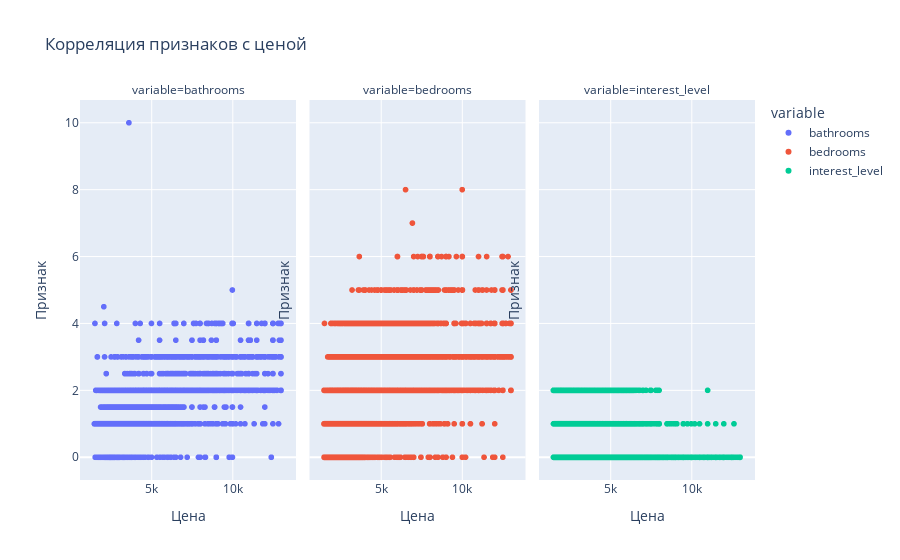

Notebook source saved alongside this figure:
### Markdown cell above
### Постройте диаграмму рассеивания для визуализации корреляции между признаками и целью. Вы должны вернуть 3 графика, где ось X — цель, а ось Y — признак.

### Code cell
fig = px.scatter(df, 
                 x='price', 
                 y=['bathrooms', 'bedrooms', 'interest_level'],
                 facet_col='variable',
                 facet_col_wrap=3,
                 title='Корреляция признаков с ценой')

fig.update_xaxes(title_text='Цена')
fig.update_yaxes(title_text='Признак')
fig.show()

### Figure 1 — Plotly figure (JSON) as saved in the notebook; plotly's stock layout.template omitted (floating-point values rounded to 4 significant figures; data arrays with more than 128 entries replaced by an {"elided": "..."} marker saying what was removed)
{"data": [{"hovertemplate": "variable=bathrooms<br>price=%{x}<br>value=%{y}<extra></extra>", "legendgroup": "bathrooms", "marker": {"color": "#636efa", "symbol": "circle"}, "mode": "markers", "name": "bathrooms", "showlegend": true, "type": "scattergl", "x": {"elided": "48379 int values"}, "xaxis": "x", "y": {"elided": "48379 float values"}, "yaxis": "y"}, {"hovertemplate": "variable=bedrooms<br>price=%{x}<br>value=%{y}<extra></extra>", "legendgroup": "bedrooms", "marker": {"color": "#EF553B", "symbol": "circle"}, "mode": "markers", "name": "bedrooms", "showlegend": true, "type": "scattergl", "x": {"elided": "48379 int values"}, "xaxis": "x2", "y": {"elided": "48379 float values"}, "yaxis": "y2"}, {"hovertemplate": "variable=interest_level<br>price=%{x}<br>value=%{y}<extra></extra>", "legendgroup": "interest_level", "marker": {"color": "#00cc96", "symbol": "circle"}, "mode": "markers", "name": "interest_level", "showlegend": true, "type": "scattergl", "x": {"elided": "48379 int values"}, "xaxis": "x3", "y": {"elided": "48379 float values"}, "yaxis": "y3"}], "layout": {"annotations": [{"font": {}, "showarrow": false, "text": "variable=bathrooms", "x": 0.16, "xanchor": "center", "xref": "paper", "y": 1, "yanchor": "bottom", "yref": "paper"}, {"font": {}, "showarrow": false, "text": "variable=bedrooms", "x": 0.5, "xanchor": "center", "xref": "paper", "y": 1, "yanchor": "bottom", "yref": "paper"}, {"font": {}, "showarrow": false, "text": "variable=interest_level", "x": 0.84, "xanchor": "center", "xref": "paper", "y": 1, "yanchor": "bottom", "yref": "paper"}], "legend": {"title": {"text": "variable"}, "tracegroupgap": 0}, "title": {"text": "Корреляция признаков с ценой"}, "xaxis": {"anchor": "y", "domain": [0, 0.32], "title": {"text": "Цена"}}, "xaxis2": {"anchor": "y2", "domain": [0.34, 0.66], "matches": "x", "title": {"text": "Цена"}}, "xaxis3": {"anchor": "y3", "domain": [0.68, 1.0], "matches": "x", "title": {"text": "Цена"}}, "yaxis": {"anchor": "x", "domain": [0, 1], "title": {"text": "Признак"}}, "yaxis2": {"anchor": "x2", "domain": [0, 1], "matches": "y", "showticklabels": false, "title": {"text": "Признак"}}, "yaxis3": {"anchor": "x3", "domain": [0, 1], "matches": "y", "showticklabels": false, "title": {"text": "Признак"}}}}
